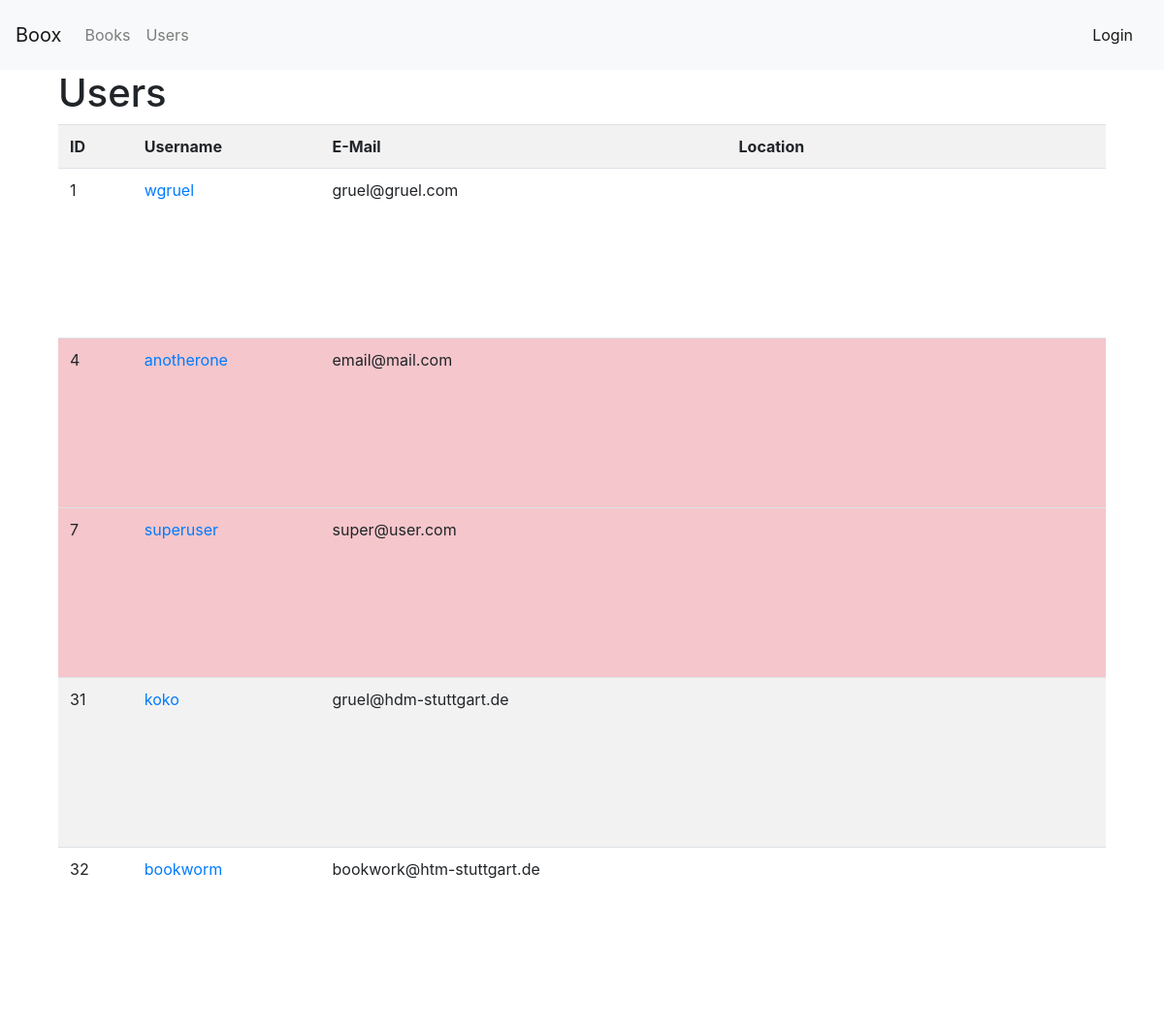
The page / on the database its author committed.
### tables this page shows
CREATE TABLE `user` (
  `id` int(11) NOT NULL,
  `username` varchar(255) NOT NULL,
  `password` varchar(255) NOT NULL,
  `admin` tinyint(1) NOT NULL DEFAULT '0',
  `email` varchar(255) NOT NULL,
  `address` text NOT NULL,
  `lat` varchar(15) NOT NULL,
  `lng` varchar(15) NOT NULL
);

### controllers/user.php (called while the page is built, shortened)
<?php
  class UserController {
    public function indexAction() {
      $users = User::getAllUsers();
      require_once('views/userList.php');
    }
  }
?>

### models/user.php (called while the page is built, shortened)
<?php
class User {
  private $id;
  private $username;
  private $email;
  protected static $db;
  public function __construct(){
    self::$db = new DBHelper();
  }
  public function setUser($id, $username, $password, $admin, $email, $address, $lat, $lng){
    $this->id = $id;
    $this->username = $username;
    $this->admin = $admin;
    $this->email = $email;
  }
  public static function getAllUsers(){
    $sql_query = "SELECT * FROM user";
    $result_set = self::$db->query($sql_query);
    $users = array();
    if(mysqli_num_rows($result_set) > 0) {
      while($row = mysqli_fetch_array($result_set)) {
        $user = new User();
        $user->setUser($row['id'], $row['username'], $row['password'], $row['admin'], $row['email'], $row['address'], $row['lat'], $row['lng']);
        $users[] = $user;
      }
    }
    return $users;
  }
  public function getID(){
    return $this->id;
  }
  public function getUsername(){
    return $this->username;
  }
  public function isAdmin(){
    if (isset($this->admin) && $this->admin == true){
      return true;
    }
    else {
      return false;
    }
  }
  public function getEmail(){
    return $this->email;
  }
}
?>

### helpers/dbhelper.php (called while the page is built, shortened)
<?php
class DBHelper {
  private $host = "localhost";
  private $database = "bookexchange";
  private $user = "root";
  private $password = "";
  public  $conn = false;
  public function __construct(){
      $this->conn = mysqli_connect($this->host, $this->user, $this->password)
        or die("Connection error " . mysqli_error());
      mysqli_select_db($this->conn, $this->database);
  }
  public function query($sql){
    $result = mysqli_query($this->conn, $sql);
    return $result;
  }
}
?>

### views/userList.php (the view, shortened to what this page needs)
<html>
  <head>
    <link rel="stylesheet" href="https://maxcdn.bootstrapcdn.com/bootstrap/4.0.0-beta.2/css/bootstrap.min.css">
  </head>
  <body>
    <?php include('nav.php'); ?>
    <div class="container">
        <div class="col-md-12">
        <h1>Users</h1>
        <table class="table table-striped">
          <tr>
            <th>ID</th>
            <th>Username</th>
            <th>E-Mail</th>
            <th>Location</th>
            <th></th>
            <th></th>
          </tr>
          <?php
            if(is_array($users) && count($users) > 0) {
              foreach ($users as $user) {
                  $map_div = "map_" . $user->getID();
                  $class = "";
                  if ($user->isAdmin()) {
                    $class = "table-danger";
                  }
                ?>
                  <tr <?php echo "class = " . $class; ?>>
                    <td><?php echo $user->getID() ?></td>
                    <td><a href="?controller=user&action=detail&id=<?php echo $user->getID() ?>" ><?php echo $user->getUsername() ?></a></td>
                    <td><?php echo $user->getEmail() ?></td>
                    <td><div id='<?php echo $map_div ?>' style='width: 150px; height: 150px'></div></td>
                    <td>
                    </td>
                    <td>
                    </td>
                  </tr>
                <?php
              }
            }
            else {
                echo "<tr><td colspan='5'>No data found</td></tr>";
            }
          ?>
          </table>
        </div>
      </div>
      <script src="https://maxcdn.bootstrapcdn.com/bootstrap/4.0.0-beta.2/js/bootstrap.min.js"></script>  </body>
</html>

### rows shown on the page
user: id "1", username "wgruel", email "gruel@gruel.com"
user: id "4", username "anotherone", email "email@mail.com"
user: id "7", username "superuser", email "super@user.com"
user: id "31", username "koko", email "gruel@hdm-stuttgart.de"
user: id "32", username "bookworm", email "bookwork@htm-stuttgart.de"
